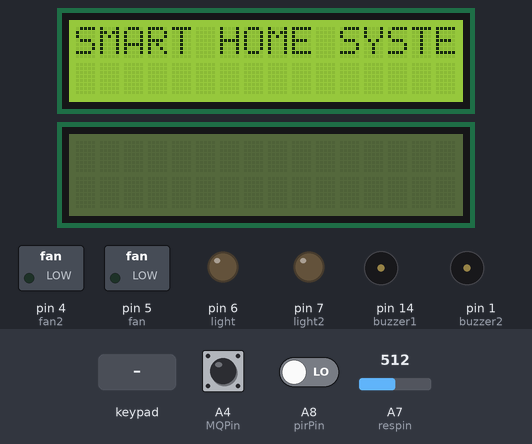
Bench run of a sketch on a simulated Arduino Mega 2560, built with avr-gcc and run on an emulated ATmega2560. Parts: 2 × 16×2 character LCD, switched loads named in the sketch (green lamp = pin HIGH), output pins drawn as LEDs (lit = HIGH), buzzer (waves = sounding, pin HIGH). Inputs (shaded band) come from the test bench; at power-on: A7 (respin) = 512, A4 (MQPin) HIGH, A8 (pirPin) LOW.

Above: at 0.1 s.
1.9 s: keypad keys * 1 2 4 = pressed 0.4 s apart
At 2.53 s:
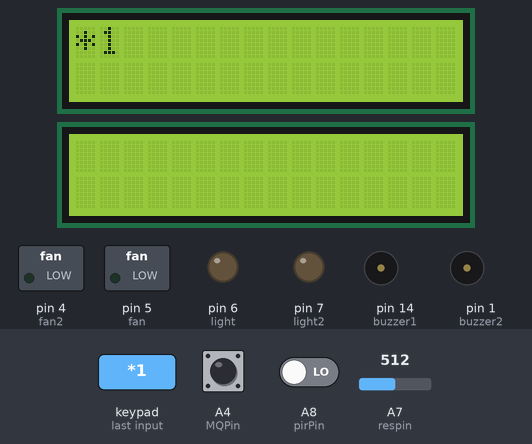
5.4 s: A7 (respin) set to 345
6.9 s: A7 (respin) set to 317
At 8.3 s:
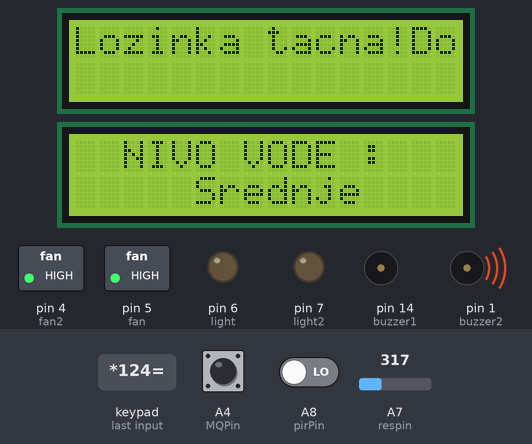
8.6 s: key '/' pressed
At 10.0 s:
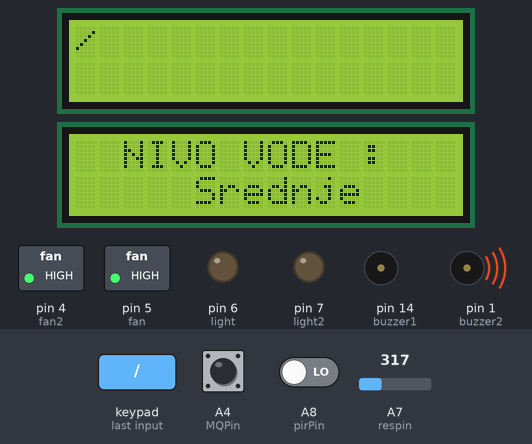
10.3 s: keypad keys * 1 2 4 * pressed 0.4 s apart
At 13.8 s:
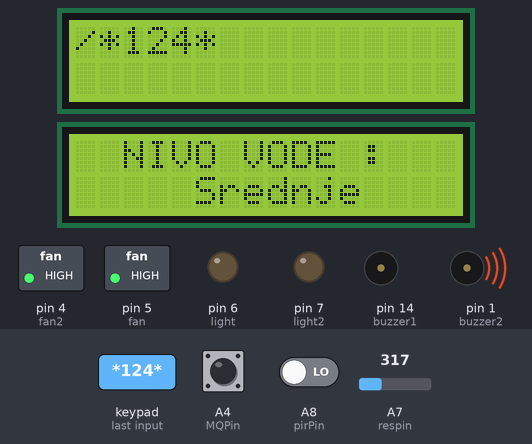
14.0 s: A7 (respin) set to 340
At 14.28 s:
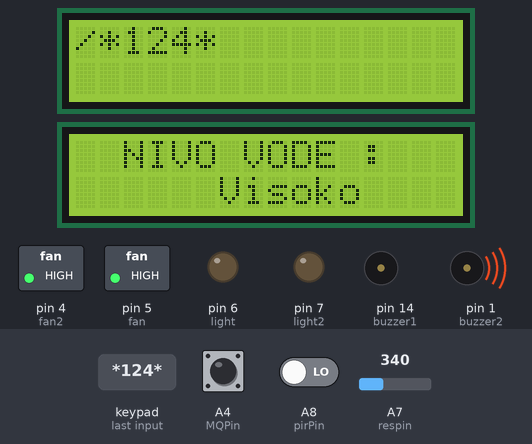
Timing chart, 0 to 16.9 s (numbered marks = the images above; inputs shaded):
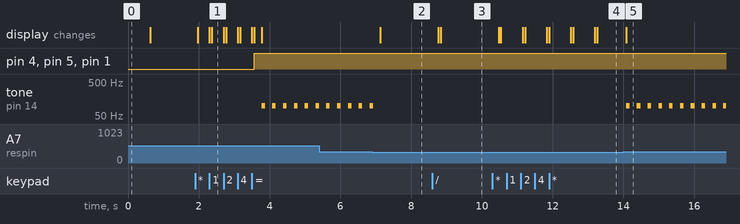

Measured:
- the behaviour switches between 331 and 330 on A7 (respin) (found by bisection; images 1 and 2)
- after the input at 1.9 s, pin 4 (fan2), pin 5 (fan), pin 1 (buzzer2): LOW → HIGH after 1.7 s; tone on pin 14 (buzzer1): alternates 100 Hz for 0.10 s and silent for 0.21 s, starting after 1.9 s; the display: first changes after 0.07 s (image 1 shows a later state)
- after the input at 6.9 s, tone on pin 14 (buzzer1): goes on until 6.9 s, then stays silent; the display: changes after 0.23 s (image 2)
- after the input at 8.6 s, the display: first changes after 0.17 s (image 3 shows a later state)
- after the input at 10.3 s, the display: first changes after 0.18 s (image 4 shows a later state)
- after the input at 14.0 s, tone on pin 14 (buzzer1): alternates 100 Hz for 0.10 s and silent for 0.21 s, starting after 0.08 s; the display: changes after 0.08 s (image 5)

The sketch:

smart_home_code.ino
```cpp
#include <Keypad.h>
#include <LiquidCrystal.h>

LiquidCrystal lcd(13, 12, 11, 10, 9, 8);
LiquidCrystal lcd2(44, 45, 46, 47, 48, 49);

const byte ROWS = 4;
const byte COLS = 4;

char hexaKeys[ROWS][COLS] = {
  {'7','8','9','/'},
  {'4','5','6','*'},
  {'1','2','3','-'},
  {'.','0','=','+'}
};

byte rowPins[ROWS] = {50, 51, 52, 53};
byte colPins[COLS] = {A0, A1, A2, A3};

String password="*124";
String check="";
int currentposition=0;
bool flag=0;
const int buzzer1 = 14;
int f = 0;
int ldr = A6;
int value = 0;
int temp=0;
int lm35=A5;
int wrongcount=0;
int pirPin=A8;
int pirStat=0;

Keypad customKeypad = Keypad( makeKeymap(hexaKeys), rowPins, colPins, ROWS, COLS);

String voice;

int fan = 5, fan2 = 4;
int light = 6, light2 = 7;

#define MQPin A4
#define buzzer2 1

int resval = 0;
int respin = A7;

void setup()
{
  Serial2.begin(9600);
  pinMode(light, OUTPUT);
  pinMode(light2, OUTPUT);
  pinMode(fan, OUTPUT);
  pinMode(fan2, OUTPUT);
  pinMode(MQPin, INPUT_PULLUP);
  pinMode(buzzer2, OUTPUT);
  pinMode(pirPin, INPUT);
  lcd.begin(16, 2);
  lcd.clear();
  lcd.print("SMART HOME SYSTEM");
  delay(500);
  lcd.clear();
  lcd.setCursor(0, 0);
  pinMode(buzzer1, OUTPUT);
  lcd2.begin(16, 2);
}

void loop()
{
  char customKey = customKeypad.getKey();
  //get pir sensor value
  pirStat=digitalRead(pirPin);
  if (customKey)
  {

    if(customKey!='=' && customKey!='.')
    {
      check=check+customKey;
      lcd.clear();
      lcd.begin(16, 2);
      lcd.print(check);
    }

    else if(customKey=='.')
    {
      check="";
      lcd.clear();
      lcd.setCursor(0, 0);
      lcd.print(check);
    }
    else
    {

      if(check==password)
      {
        lcd.clear();
        lcd.begin(16, 2);
        lcd.print("Lozinka tacna!Dobrodosli!");
        wrongcount=0;

        f = 1;
      }
      else
      {
        wrongcount++;
        if(wrongcount<=2)
        {
          lcd.clear();
          lcd.begin(16, 2);
          lcd.print("Pogrešna lozinka!");
        }
      }
      if(wrongcount>2)
      {
        lcd.clear();
        lcd.begin(16, 2);
        lcd.print(" Upozorenje!!! Poruka poslana!");
      }
      check="";
    }
  }

  if(f == 1)
  {

    while(Serial2.available())
    {
      delay(3);
      char c = Serial2.read();
      voice += c;
    }

    if(voice.length() > 0)
    {
      Serial2.println(voice);
      if(voice == "upali svjetlo")
      {
        value=analogRead(ldr);
        if(value<=500)
        {
          digitalWrite(light, HIGH);
          digitalWrite(light2, HIGH);
        }
        else
        {
          digitalWrite(light, HIGH);
          digitalWrite(light2, LOW);
        }
      }
      else if(voice == "ugasi svjetlo")
      {
        digitalWrite(light, LOW);
        digitalWrite(light2, LOW);
      }
      else if(voice == "uključi ventilator")
      {
        temp=analogRead(lm35);
        float milivolts=(temp/1024.0)*5*1000;
        float cel=milivolts/10;
        float farh=(cel*9)/5+32;
        if(cel<27)
        {
          digitalWrite(fan, HIGH);
          digitalWrite(fan2, LOW);
        }
        else
        {
          digitalWrite(fan, HIGH);
          digitalWrite(fan2, HIGH);
        }
      }
      else if(voice == "isključi ventilator")
      {
        digitalWrite(fan, LOW);
        digitalWrite(fan2, LOW);
      }
      else if(voice == "uključi sve")
      {
        value=analogRead(ldr);
        if(value<=500)
        {
          digitalWrite(light, HIGH);
          digitalWrite(light2, HIGH);
        }
        else
        {
          digitalWrite(light, HIGH);
          digitalWrite(light2, LOW);
        }

        // temperature sensor value
        temp=analogRead(lm35);
        float milivolts=(temp/1024.0)*5*1000;
        float cel=milivolts/10;
        float farh=(cel*9)/5+32;
        if(cel<27)
        {
          digitalWrite(fan, HIGH);
          digitalWrite(fan2, LOW);
        }
        else
        {
          digitalWrite(fan, HIGH);
          digitalWrite(fan2, HIGH);
        }
      }
      else if(voice == "isključi sve")
      {
        digitalWrite(fan, LOW);
        digitalWrite(light, LOW);
      }
      voice = "";
     }

     // gas sensor value
     int gas_value = digitalRead(MQPin);
     if(gas_value==HIGH)
     {
       digitalWrite(buzzer2, HIGH);
       digitalWrite(fan, HIGH);
       digitalWrite(fan2, HIGH);
       delay(200);
     }
     else
     {
       digitalWrite(buzzer2, LOW);
     }

     lcd2.print("  NIVO VODE : ");
     lcd2.setCursor(0, 1);

     //get water sensor value
     resval = analogRead(respin);
     if (resval<=100)
     {
        lcd2.println("     Prazan   ");
        noTone(buzzer1);
     }
     else if (resval>100 && resval<=300)
     {
        lcd2.println("      Nisko    ");
        noTone(buzzer1);
     }
     else if (resval>300 && resval<=330)
     {
        lcd2.println("     Srednje    ");
        noTone(buzzer1);
     }
     else if (resval>330)
     {
        lcd2.println("      Visoko      ");
        tone(buzzer1, 100);
        delay(100);
        noTone(buzzer1);

     }

  }

  else if(f==0)
  {
    if(pirStat==HIGH)
    {
      lcd.clear();
      lcd.begin(16,2);
      lcd.print("Otkriven je pokret bez autentifikacije!");
      tone(buzzer1, 200);
      delay(100);
      noTone(buzzer1);

    }
  }
}
```
